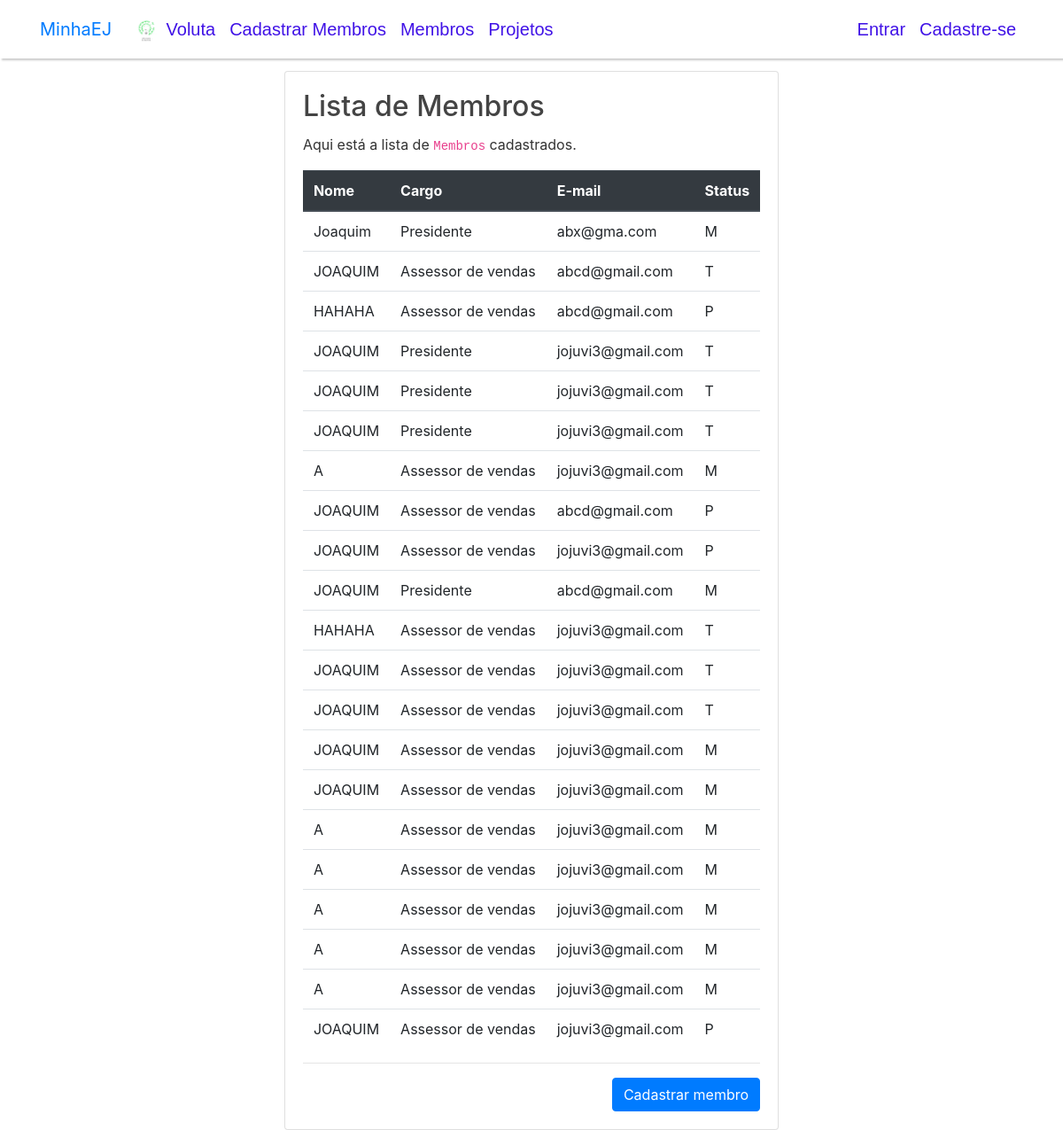
The page /listamembros/ on the database its author committed.
### fileserver/models.py (models this page shows, shortened)
class Membro(models.Model):
    STATUS_CHOICES = [
        ["T", "Trainee"],
        ["M", "Membro"],
        ["P", "Pós Júnior"]
    ]
    nome = models.CharField(max_length=20, null=False)
    cargo = models.CharField(max_length=20, null=False)
    email = models.EmailField(null=False)
    status = models.CharField(max_length=1, choices=STATUS_CHOICES)

### fileserver/views.py (the view)
# urls.py: path('listamembros/', MembroListView.as_view(), name="lista_membros"),
class MembroListView(ListView):
    template_name = "fileserver/listamembros.html"
    model = Membro
    context_object_name = "Membros"

### fileserver/templates/fileserver/listamembros.html
{% extends "fileserver/base.html" %} {% load staticfiles %} {% block content %}
<div class="container">
    <div class="row">
        <div class="col-lg-12 col-md-12 col-sm-12 col-xs-12">
            <div class="card">
                <div class="card-body">
                    <h5 class="card-title">Lista de Membros</h5>
                    {% if Membros|length > 0 %}
                    <p class="card-text">
                        Aqui está a lista de <code>Membros</code> cadastrados.
                    </p>
                    <table class="table">
                        <thead class="thead-dark">
                            <tr>
                                <th>Nome</th>
                                <th>Cargo</th>
                                <th>E-mail</th>
                                <th>Status</th>
                            </tr>
                        </thead>
                        <tbody>
                            {% for membro in Membros %}
                            <tr>
                                <td>{{ membro.nome }}</td>
                                <td>{{ membro.cargo }}</td>
                                <td>{{ membro.email }}</td>
                                <td>{{ membro.status }}</td>
                            </tr>
                            {% endfor %}
                        </tbody>
                    </table>
                    {% else %}
                    <div class="text-center mt-5 mb-5 jumbotron">
                        <h5>Nenhum <code>Membro</code> cadastrado ainda.</h5>
                    </div>
                    {% endif %}
                    <hr />
                    <div class="text-right">
                        <a href="{% url 'cadastrar_usuario' %}" class="btn btn-primary">
                Cadastrar membro
              </a>
                    </div>
                </div>
            </div>
        </div>
    </div>
</div> {% endblock content %}

### fileserver/static/fileserver/main.css (style rules this page uses)
body { background: #ffffff; color: #333333; margin-top: 5rem; }
h1, h2, h3, h4, h5, h6 { color: #444444; font-size: 200%; }
p { text-align: justify; }

### rows shown on the page
Membro: nome "Joaquim", cargo "Presidente", email "abx@gma.com", status "M"
Membro: nome "JOAQUIM", cargo "Assessor de vendas", email "abcd@gmail.com", status "T"
Membro: nome "HAHAHA", cargo "Assessor de vendas", email "abcd@gmail.com", status "P"
Membro: nome "JOAQUIM", cargo "Presidente", email "jojuvi3@gmail.com", status "T"
Membro: nome "JOAQUIM", cargo "Presidente", email "jojuvi3@gmail.com", status "T"
Membro: nome "JOAQUIM", cargo "Presidente", email "jojuvi3@gmail.com", status "T"
Membro: nome "A", cargo "Assessor de vendas", email "jojuvi3@gmail.com", status "M"
Membro: nome "JOAQUIM", cargo "Assessor de vendas", email "abcd@gmail.com", status "P"
Membro: nome "JOAQUIM", cargo "Assessor de vendas", email "jojuvi3@gmail.com", status "P"
Membro: nome "JOAQUIM", cargo "Presidente", email "abcd@gmail.com", status "M"
Membro: nome "HAHAHA", cargo "Assessor de vendas", email "jojuvi3@gmail.com", status "T"
Membro: nome "JOAQUIM", cargo "Assessor de vendas", email "jojuvi3@gmail.com", status "T"
Membro: nome "JOAQUIM", cargo "Assessor de vendas", email "jojuvi3@gmail.com", status "T"
Membro: nome "JOAQUIM", cargo "Assessor de vendas", email "jojuvi3@gmail.com", status "M"
Membro: nome "JOAQUIM", cargo "Assessor de vendas", email "jojuvi3@gmail.com", status "M"
Membro: nome "A", cargo "Assessor de vendas", email "jojuvi3@gmail.com", status "M"
Membro: nome "A", cargo "Assessor de vendas", email "jojuvi3@gmail.com", status "M"
Membro: nome "A", cargo "Assessor de vendas", email "jojuvi3@gmail.com", status "M"
Membro: nome "A", cargo "Assessor de vendas", email "jojuvi3@gmail.com", status "M"
Membro: nome "A", cargo "Assessor de vendas", email "jojuvi3@gmail.com", status "M"
Membro: nome "JOAQUIM", cargo "Assessor de vendas", email "jojuvi3@gmail.com", status "P"
